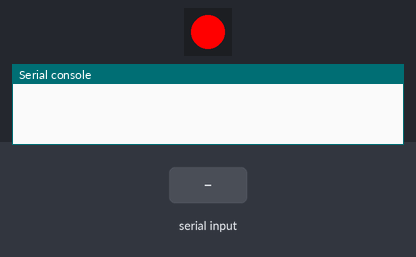
Bench run of a program on a simulated Pycom board running MicroPython. Parts: 1 RGB LEDs in strip order, left to right, the last lines printed to the serial console. The inputs (shaded band) are chosen by the test bench. No radio messages arrive unless stated (any console line starting 'radio sent:' is added by the test bench).

Above: at 1.2 s.
1.3 s: "1\n" received over the second serial link
At 1.9 s:
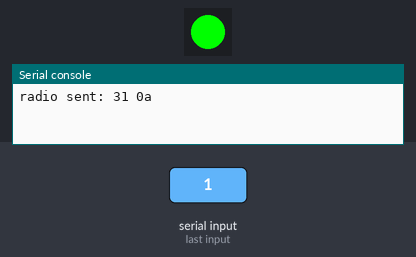
Timing chart, 0 to 4.3 s (numbered marks = the images above; inputs shaded):
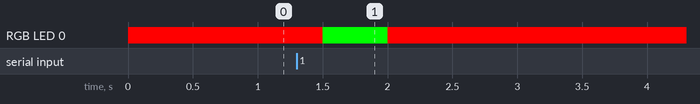

Measured:
- after the input at 1.3 s, RGB LED 0: RGB(255, 0, 0) → RGB(0, 255, 0) after 0.20 s, → RGB(255, 0, 0) 0.50 s later

The program:

main.py
```python
from network import LoRa
import socket
import pycom
import machine
from time import sleep
uart = machine.UART(0, 9600)
os.dupterm(uart)

# Please pick the region that matches where you are using the device:
# United States or Mexico = LoRa.US915
lora = LoRa(mode=LoRa.LORA, region=LoRa.US915)
s = socket.socket(socket.AF_LORA, socket.SOCK_RAW)
s.setblocking(False)
pycom.heartbeat(False)

while True:
    try:
        all_message = uart.readline()
        s.send(all_message)
        pycom.rgbled(0x00FF00)
    except:
        # print("Error with transmitter",e)
        pycom.rgbled(0xFF0000)
    sleep(.5)
```
